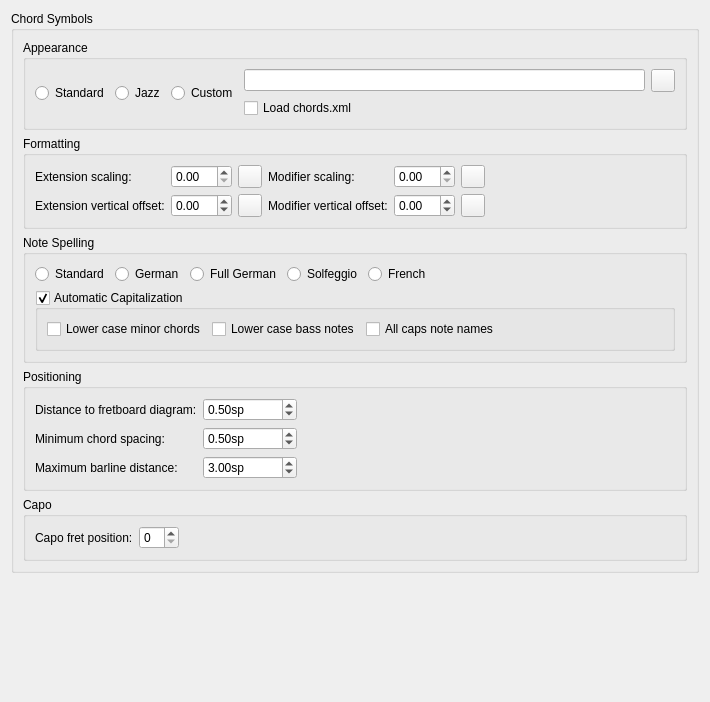
      <widget class="QWidget" name="PageChordSymbols">
       <layout class="QVBoxLayout" name="verticalLayout_12">
        <property name="spacing">
         <number>0</number>
        </property>
        <item>
         <widget class="QGroupBox" name="groupBox_5">
          <property name="title">
           <string>Chord Symbols</string>
          </property>
          <layout class="QVBoxLayout" name="verticalLayout_36">
           <item>
            <widget class="QGroupBox" name="groupBox_25">
             <property name="title">
              <string>Appearance</string>
             </property>
             <layout class="QHBoxLayout" name="horizontalLayout">
              <item>
               <widget class="QRadioButton" name="chordsStandard">
                <property name="text">
                 <string>Standard</string>
                </property>
               </widget>
              </item>
              <item>
               <widget class="QRadioButton" name="chordsJazz">
                <property name="text">
                 <string>Jazz</string>
                </property>
               </widget>
              </item>
              <item>
               <widget class="QRadioButton" name="chordsCustom">
                <property name="text">
                 <string>Custom</string>
                </property>
               </widget>
              </item>
              <item>
               <widget class="QWidget" name="chordDescriptionGroup" native="true">
                <property name="sizePolicy">
                 <sizepolicy hsizetype="Preferred" vsizetype="Preferred">
                  <horstretch>0</horstretch>
                  <verstretch>0</verstretch>
                 </sizepolicy>
                </property>
                <layout class="QGridLayout" name="chordDescriptionLayout">
                 <property name="leftMargin">
                  <number>0</number>
                 </property>
                 <property name="topMargin">
                  <number>0</number>
                 </property>
                 <property name="rightMargin">
                  <number>0</number>
                 </property>
                 <property name="bottomMargin">
                  <number>0</number>
                 </property>
                 <item row="0" column="1">
                  <widget class="QToolButton" name="chordDescriptionFileButton">
                   <property name="text">
                    <string notr="true"/>
                   </property>
                   <property name="icon">
                    <iconset resource="musescore.qrc">
                     <normaloff>:/data/icons/document-open.svg</normaloff>:/data/icons/document-open.svg</iconset>
                   </property>
                  </widget>
                 </item>
                 <item row="1" column="0">
                  <widget class="QCheckBox" name="chordsXmlFile">
                   <property name="text">
                    <string>Load chords.xml</string>
                   </property>
                  </widget>
                 </item>
                 <item row="0" column="0">
                  <widget class="QLineEdit" name="chordDescriptionFile"/>
                 </item>
                </layout>
               </widget>
              </item>
             </layout>
            </widget>
           </item>
           <item>
            <widget class="QGroupBox" name="formattingGroup">
             <property name="title">
              <string>Formatting</string>
             </property>
             <layout class="QGridLayout" name="gridLayout_45">
              <item row="0" column="0">
               <widget class="QLabel" name="labelExtensionMag">
                <property name="text">
                 <string>Extension scaling:</string>
                </property>
                <property name="buddy">
                 <cstring>extensionMag</cstring>
                </property>
               </widget>
              </item>
              <item row="0" column="1">
               <widget class="QDoubleSpinBox" name="extensionMag">
                <property name="singleStep">
                 <double>0.100000000000000</double>
                </property>
               </widget>
              </item>
              <item row="0" column="2">
               <widget class="QToolButton" name="resetExtensionMag">
                <property name="toolTip">
                 <string>Reset to default</string>
                </property>
                <property name="accessibleName">
                 <string>Reset 'Extension scaling' value</string>
                </property>
                <property name="text">
                 <string notr="true"/>
                </property>
                <property name="icon">
                 <iconset resource="musescore.qrc">
                  <normaloff>:/data/icons/edit-reset.svg</normaloff>:/data/icons/edit-reset.svg</iconset>
                </property>
               </widget>
              </item>
              <item row="0" column="3">
               <widget class="QLabel" name="labelModifierMag">
                <property name="text">
                 <string>Modifier scaling:</string>
                </property>
                <property name="buddy">
                 <cstring>modifierMag</cstring>
                </property>
               </widget>
              </item>
              <item row="0" column="4">
               <widget class="QDoubleSpinBox" name="modifierMag">
                <property name="singleStep">
                 <double>0.100000000000000</double>
                </property>
               </widget>
              </item>
              <item row="0" column="5">
               <widget class="QToolButton" name="resetModifierMag">
                <property name="toolTip">
                 <string>Reset to default</string>
                </property>
                <property name="accessibleName">
                 <string>Reset 'Modifier scaling' value</string>
                </property>
                <property name="text">
                 <string notr="true"/>
                </property>
                <property name="icon">
                 <iconset resource="musescore.qrc">
                  <normaloff>:/data/icons/edit-reset.svg</normaloff>:/data/icons/edit-reset.svg</iconset>
                </property>
               </widget>
              </item>
              <item row="1" column="0">
               <widget class="QLabel" name="labelExtensionAdjust">
                <property name="text">
                 <string>Extension vertical offset:</string>
                </property>
                <property name="buddy">
                 <cstring>extensionAdjust</cstring>
                </property>
               </widget>
              </item>
              <item row="1" column="1">
               <widget class="QDoubleSpinBox" name="extensionAdjust">
                <property name="minimum">
                 <double>-99.989999999999995</double>
                </property>
               </widget>
              </item>
              <item row="1" column="2">
               <widget class="QToolButton" name="resetExtensionAdjust">
                <property name="toolTip">
                 <string>Reset to default</string>
                </property>
                <property name="accessibleName">
                 <string>Reset 'Extension vertical offset' value</string>
                </property>
                <property name="text">
                 <string notr="true"/>
                </property>
                <property name="icon">
                 <iconset resource="musescore.qrc">
                  <normaloff>:/data/icons/edit-reset.svg</normaloff>:/data/icons/edit-reset.svg</iconset>
                </property>
               </widget>
              </item>
              <item row="1" column="3">
               <widget class="QLabel" name="labelModifierAdjust">
                <property name="text">
                 <string>Modifier vertical offset:</string>
                </property>
                <property name="buddy">
                 <cstring>modifierAdjust</cstring>
                </property>
               </widget>
              </item>
              <item row="1" column="4">
               <widget class="QDoubleSpinBox" name="modifierAdjust">
                <property name="minimum">
                 <double>-99.989999999999995</double>
                </property>
               </widget>
              </item>
              <item row="1" column="5">
               <widget class="QToolButton" name="resetModifierAdjust">
                <property name="toolTip">
                 <string>Reset to default</string>
                </property>
                <property name="accessibleName">
                 <string>Reset 'Modifier vertical offset' value</string>
                </property>
                <property name="text">
                 <string notr="true"/>
                </property>
                <property name="icon">
                 <iconset resource="musescore.qrc">
                  <normaloff>:/data/icons/edit-reset.svg</normaloff>:/data/icons/edit-reset.svg</iconset>
                </property>
               </widget>
              </item>
              <item row="0" column="6">
               <spacer name="horizontalSpacer_13">
                <property name="orientation">
                 <enum>Qt::Horizontal</enum>
                </property>
                <property name="sizeHint" stdset="0">
                 <size>
                  <width>40</width>
                  <height>20</height>
                 </size>
                </property>
               </spacer>
              </item>
             </layout>
            </widget>
           </item>
           <item>
            <widget class="QGroupBox" name="groupBox_23">
             <property name="title">
              <string>Note Spelling</string>
             </property>
             <layout class="QVBoxLayout" name="verticalLayout_37">
              <item>
               <layout class="QHBoxLayout" name="horizontalLayout_6">
                <item>
                 <widget class="QRadioButton" name="useStandardNoteNames">
                  <property name="toolTip">
                   <string notr="true">A, B♭, B, C, C♯, …</string>
                  </property>
                  <property name="text">
                   <string>Standard</string>
                  </property>
                 </widget>
                </item>
                <item>
                 <widget class="QRadioButton" name="useGermanNoteNames">
                  <property name="toolTip">
                   <string notr="true">A, B♭, H, C, C♯, …</string>
                  </property>
                  <property name="text">
                   <string>German</string>
                  </property>
                 </widget>
                </item>
                <item>
                 <widget class="QRadioButton" name="useFullGermanNoteNames">
                  <property name="toolTip">
                   <string notr="true">A, B, H, C, Cis, …</string>
                  </property>
                  <property name="text">
                   <string>Full German</string>
                  </property>
                 </widget>
                </item>
                <item>
                 <widget class="QRadioButton" name="useSolfeggioNoteNames">
                  <property name="toolTip">
                   <string notr="true">Do, Do♯, Re♭, Re, …</string>
                  </property>
                  <property name="text">
                   <string>Solfeggio</string>
                  </property>
                 </widget>
                </item>
                <item>
                 <widget class="QRadioButton" name="useFrenchNoteNames">
                  <property name="toolTip">
                   <string notr="true">Do, Do♯, Ré♭, Ré, …</string>
                  </property>
                  <property name="text">
                   <string>French</string>
                  </property>
                 </widget>
                </item>
                <item>
                 <spacer name="horizontalSpacer_12">
                  <property name="orientation">
                   <enum>Qt::Horizontal</enum>
                  </property>
                  <property name="sizeHint" stdset="0">
                   <size>
                    <width>40</width>
                    <height>20</height>
                   </size>
                  </property>
                 </spacer>
                </item>
               </layout>
              </item>
              <item>
               <widget class="QGroupBox" name="automaticCapitalization">
                <property name="title">
                 <string>Automatic Capitalization</string>
                </property>
                <property name="checkable">
                 <bool>true</bool>
                </property>
                <layout class="QHBoxLayout" name="horizontalLayout_12">
                 <item>
                  <widget class="QCheckBox" name="lowerCaseMinorChords">
                   <property name="text">
                    <string>Lower case minor chords</string>
                   </property>
                  </widget>
                 </item>
                 <item>
                  <widget class="QCheckBox" name="lowerCaseBassNotes">
                   <property name="text">
                    <string>Lower case bass notes</string>
                   </property>
                  </widget>
                 </item>
                 <item>
                  <widget class="QCheckBox" name="allCapsNoteNames">
                   <property name="text">
                    <string>All caps note names</string>
                   </property>
                  </widget>
                 </item>
                 <item>
                  <spacer name="horizontalSpacer_17">
                   <property name="orientation">
                    <enum>Qt::Horizontal</enum>
                   </property>
                   <property name="sizeHint" stdset="0">
                    <size>
                     <width>40</width>
                     <height>20</height>
                    </size>
                   </property>
                  </spacer>
                 </item>
                </layout>
               </widget>
              </item>
             </layout>
            </widget>
           </item>
           <item>
            <widget class="QGroupBox" name="groupBox_24">
             <property name="title">
              <string>Positioning</string>
             </property>
             <layout class="QGridLayout" name="gridLayout_15">
              <item row="1" column="1">
               <widget class="QDoubleSpinBox" name="minHarmonyDistance">
                <property name="suffix">
                 <string>sp</string>
                </property>
                <property name="minimum">
                 <double>-50.000000000000000</double>
                </property>
                <property name="maximum">
                 <double>10.000000000000000</double>
                </property>
                <property name="singleStep">
                 <double>0.100000000000000</double>
                </property>
                <property name="value">
                 <double>0.500000000000000</double>
                </property>
               </widget>
              </item>
              <item row="0" column="0">
               <widget class="QLabel" name="label_79">
                <property name="text">
                 <string>Distance to fretboard diagram:</string>
                </property>
                <property name="buddy">
                 <cstring>harmonyFretDist</cstring>
                </property>
               </widget>
              </item>
              <item row="0" column="1">
               <widget class="QDoubleSpinBox" name="harmonyFretDist">
                <property name="enabled">
                 <bool>true</bool>
                </property>
                <property name="suffix">
                 <string extracomment="spatium unit">sp</string>
                </property>
                <property name="minimum">
                 <double>-10000.000000000000000</double>
                </property>
                <property name="maximum">
                 <double>10000.000000000000000</double>
                </property>
                <property name="singleStep">
                 <double>0.500000000000000</double>
                </property>
                <property name="value">
                 <double>0.500000000000000</double>
                </property>
               </widget>
              </item>
              <item row="1" column="0">
               <widget class="QLabel" name="label_1001">
                <property name="text">
                 <string>Minimum chord spacing:</string>
                </property>
                <property name="buddy">
                 <cstring>minHarmonyDistance</cstring>
                </property>
               </widget>
              </item>
              <item row="2" column="5">
               <spacer name="horizontalSpacer_11">
                <property name="orientation">
                 <enum>Qt::Horizontal</enum>
                </property>
                <property name="sizeHint" stdset="0">
                 <size>
                  <width>40</width>
                  <height>20</height>
                 </size>
                </property>
               </spacer>
              </item>
              <item row="2" column="0">
               <widget class="QLabel" name="label_1002">
                <property name="text">
                 <string>Maximum barline distance:</string>
                </property>
                <property name="buddy">
                 <cstring>maxHarmonyBarDistance</cstring>
                </property>
               </widget>
              </item>
              <item row="2" column="1">
               <widget class="QDoubleSpinBox" name="maxHarmonyBarDistance">
                <property name="suffix">
                 <string>sp</string>
                </property>
                <property name="minimum">
                 <double>-50.000000000000000</double>
                </property>
                <property name="maximum">
                 <double>50.000000000000000</double>
                </property>
                <property name="singleStep">
                 <double>0.500000000000000</double>
                </property>
                <property name="value">
                 <double>3.000000000000000</double>
                </property>
               </widget>
              </item>
             </layout>
            </widget>
           </item>
           <item>
            <widget class="QGroupBox" name="groupBox_27">
             <property name="title">
              <string extracomment="Capodastro">Capo</string>
             </property>
             <layout class="QGridLayout" name="gridLayout_13">
              <item row="0" column="1">
               <widget class="QSpinBox" name="capoPosition">
                <property name="maximum">
                 <number>11</number>
                </property>
               </widget>
              </item>
              <item row="0" column="2">
               <spacer name="horizontalSpacer_6">
                <property name="orientation">
                 <enum>Qt::Horizontal</enum>
                </property>
                <property name="sizeHint" stdset="0">
                 <size>
                  <width>496</width>
                  <height>20</height>
                 </size>
                </property>
               </spacer>
              </item>
              <item row="0" column="0">
               <widget class="QLabel" name="label_60">
                <property name="text">
                 <string extracomment="Capodastro">Capo fret position:</string>
                </property>
                <property name="buddy">
                 <cstring>capoPosition</cstring>
                </property>
               </widget>
              </item>
             </layout>
            </widget>
           </item>
          </layout>
         </widget>
        </item>
        <item>
         <spacer name="verticalSpacer_61">
          <property name="orientation">
           <enum>Qt::Vertical</enum>
          </property>
          <property name="sizeHint" stdset="0">
           <size>
            <width>496</width>
            <height>118</height>
           </size>
          </property>
         </spacer>
        </item>
       </layout>
      </widget>
